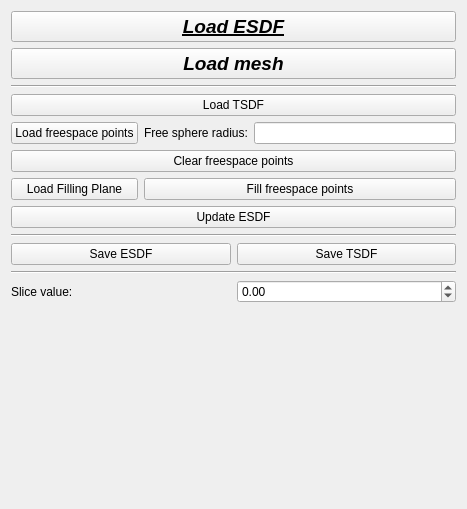
<?xml version="1.0" encoding="UTF-8"?>
<ui version="4.0">
 <class>RDP</class>
 <widget class="QWidget" name="RDP">
  <property name="geometry">
   <rect>
    <x>0</x>
    <y>0</y>
    <width>467</width>
    <height>509</height>
   </rect>
  </property>
  <property name="minimumSize">
   <size>
    <width>100</width>
    <height>100</height>
   </size>
  </property>
  <property name="windowTitle">
   <string>Form</string>
  </property>
  <layout class="QGridLayout" name="gridLayout">
   <item row="5" column="2">
    <layout class="QVBoxLayout" name="verticalLayout_2"/>
   </item>
   <item row="5" column="0">
    <layout class="QVBoxLayout" name="verticalLayout">
     <item>
      <layout class="QGridLayout" name="gridLayout_2">
       <item row="1" column="0">
        <widget class="QPushButton" name="load_free_space_points_button">
         <property name="text">
          <string>Load freespace points</string>
         </property>
        </widget>
       </item>
       <item row="3" column="0" colspan="2">
        <widget class="QPushButton" name="clear_free_space_points_button">
         <property name="text">
          <string>Clear freespace points</string>
         </property>
        </widget>
       </item>
       <item row="1" column="1">
        <layout class="QHBoxLayout" name="horizontalLayout_2">
         <item>
          <widget class="QLabel" name="free_sphere_radius_label">
           <property name="text">
            <string>Free sphere radius:</string>
           </property>
          </widget>
         </item>
         <item>
          <widget class="QLineEdit" name="free_sphere_radius_line_edit"/>
         </item>
        </layout>
       </item>
       <item row="4" column="0">
        <widget class="QPushButton" name="load_filling_plane_button">
         <property name="text">
          <string>Load Filling Plane</string>
         </property>
        </widget>
       </item>
       <item row="5" column="0" colspan="2">
        <widget class="QPushButton" name="update_esdf_button">
         <property name="text">
          <string>Update ESDF</string>
         </property>
        </widget>
       </item>
       <item row="4" column="1">
        <widget class="QPushButton" name="fill_free_space_points_button">
         <property name="text">
          <string>Fill freespace points</string>
         </property>
        </widget>
       </item>
       <item row="0" column="0" colspan="2">
        <widget class="QPushButton" name="load_tsdf_button">
         <property name="text">
          <string>Load TSDF</string>
         </property>
        </widget>
       </item>
      </layout>
     </item>
    </layout>
   </item>
   <item row="9" column="0">
    <layout class="QHBoxLayout" name="horizontalLayout">
     <item>
      <widget class="QLabel" name="slice_value_label">
       <property name="text">
        <string>Slice value:</string>
       </property>
      </widget>
     </item>
     <item>
      <widget class="QDoubleSpinBox" name="slice_value_spin_box">
       <property name="minimum">
        <double>-100.000000000000000</double>
       </property>
       <property name="maximum">
        <double>100.000000000000000</double>
       </property>
       <property name="singleStep">
        <double>0.100000000000000</double>
       </property>
      </widget>
     </item>
    </layout>
   </item>
   <item row="7" column="0">
    <layout class="QGridLayout" name="gridLayout_3">
     <item row="0" column="0">
      <widget class="QPushButton" name="save_esdf_button">
       <property name="text">
        <string>Save ESDF</string>
       </property>
      </widget>
     </item>
     <item row="0" column="1">
      <widget class="QPushButton" name="save_tsdf_button">
       <property name="text">
        <string>Save TSDF</string>
       </property>
      </widget>
     </item>
    </layout>
   </item>
   <item row="4" column="0">
    <widget class="Line" name="line_2">
     <property name="orientation">
      <enum>Qt::Horizontal</enum>
     </property>
    </widget>
   </item>
   <item row="6" column="0">
    <widget class="Line" name="line_3">
     <property name="orientation">
      <enum>Qt::Horizontal</enum>
     </property>
    </widget>
   </item>
   <item row="8" column="0">
    <widget class="Line" name="line_4">
     <property name="orientation">
      <enum>Qt::Horizontal</enum>
     </property>
    </widget>
   </item>
   <item row="0" column="0">
    <widget class="QPushButton" name="load_esdf_button">
     <property name="font">
      <font>
       <pointsize>14</pointsize>
       <weight>75</weight>
       <italic>true</italic>
       <bold>true</bold>
       <underline>true</underline>
      </font>
     </property>
     <property name="text">
      <string>Load ESDF</string>
     </property>
    </widget>
   </item>
   <item row="2" column="0">
    <widget class="QPushButton" name="load_mesh_button">
     <property name="font">
      <font>
       <pointsize>14</pointsize>
       <weight>75</weight>
       <italic>true</italic>
       <bold>true</bold>
      </font>
     </property>
     <property name="text">
      <string>Load mesh</string>
     </property>
    </widget>
   </item>
   <item row="10" column="0">
    <spacer name="verticalSpacer">
     <property name="orientation">
      <enum>Qt::Vertical</enum>
     </property>
     <property name="sizeHint" stdset="0">
      <size>
       <width>20</width>
       <height>40</height>
      </size>
     </property>
    </spacer>
   </item>
  </layout>
 </widget>
 <resources/>
 <connections/>
</ui>
